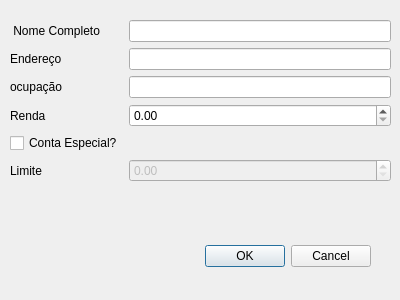
<?xml version="1.0" encoding="UTF-8"?>
<ui version="4.0">
 <class>RegisterWindow</class>
 <widget class="QDialog" name="RegisterWindow">
  <property name="geometry">
   <rect>
    <x>0</x>
    <y>0</y>
    <width>400</width>
    <height>300</height>
   </rect>
  </property>
  <property name="minimumSize">
   <size>
    <width>400</width>
    <height>300</height>
   </size>
  </property>
  <property name="maximumSize">
   <size>
    <width>400</width>
    <height>300</height>
   </size>
  </property>
  <property name="windowTitle">
   <string>RegisterWindow</string>
  </property>
  <widget class="QDialogButtonBox" name="buttonBox">
   <property name="geometry">
    <rect>
     <x>30</x>
     <y>240</y>
     <width>341</width>
     <height>32</height>
    </rect>
   </property>
   <property name="orientation">
    <enum>Qt::Horizontal</enum>
   </property>
   <property name="standardButtons">
    <set>QDialogButtonBox::Cancel|QDialogButtonBox::Ok</set>
   </property>
  </widget>
  <widget class="QWidget" name="formLayoutWidget">
   <property name="geometry">
    <rect>
     <x>10</x>
     <y>20</y>
     <width>381</width>
     <height>191</height>
    </rect>
   </property>
   <layout class="QFormLayout" name="formLayout">
    <item row="0" column="0">
     <widget class="QLabel" name="label_4">
      <property name="text">
       <string> Nome Completo</string>
      </property>
     </widget>
    </item>
    <item row="0" column="1">
     <widget class="QLineEdit" name="FullName"/>
    </item>
    <item row="1" column="0">
     <widget class="QLabel" name="label_3">
      <property name="text">
       <string>Endereço</string>
      </property>
     </widget>
    </item>
    <item row="1" column="1">
     <widget class="QLineEdit" name="Address"/>
    </item>
    <item row="2" column="0">
     <widget class="QLabel" name="label_2">
      <property name="text">
       <string>ocupação</string>
      </property>
     </widget>
    </item>
    <item row="2" column="1">
     <widget class="QLineEdit" name="Job"/>
    </item>
    <item row="3" column="0">
     <widget class="QLabel" name="label">
      <property name="text">
       <string>Renda</string>
      </property>
     </widget>
    </item>
    <item row="3" column="1">
     <widget class="QDoubleSpinBox" name="Income">
      <property name="maximum">
       <double>9999.989999999999782</double>
      </property>
     </widget>
    </item>
    <item row="5" column="0">
     <widget class="QLabel" name="label_5">
      <property name="text">
       <string>Limite</string>
      </property>
     </widget>
    </item>
    <item row="5" column="1">
     <widget class="QDoubleSpinBox" name="LimitSpinF">
      <property name="enabled">
       <bool>false</bool>
      </property>
      <property name="maximum">
       <double>99999.990000000005239</double>
      </property>
     </widget>
    </item>
    <item row="4" column="0">
     <widget class="QCheckBox" name="checkspecialAcc">
      <property name="text">
       <string>Conta Especial?</string>
      </property>
     </widget>
    </item>
   </layout>
  </widget>
 </widget>
 <resources/>
 <connections>
  <connection>
   <sender>buttonBox</sender>
   <signal>accepted()</signal>
   <receiver>RegisterWindow</receiver>
   <slot>accept()</slot>
   <hints>
    <hint type="sourcelabel">
     <x>248</x>
     <y>254</y>
    </hint>
    <hint type="destinationlabel">
     <x>157</x>
     <y>274</y>
    </hint>
   </hints>
  </connection>
  <connection>
   <sender>buttonBox</sender>
   <signal>rejected()</signal>
   <receiver>RegisterWindow</receiver>
   <slot>reject()</slot>
   <hints>
    <hint type="sourcelabel">
     <x>316</x>
     <y>260</y>
    </hint>
    <hint type="destinationlabel">
     <x>286</x>
     <y>274</y>
    </hint>
   </hints>
  </connection>
 </connections>
</ui>
